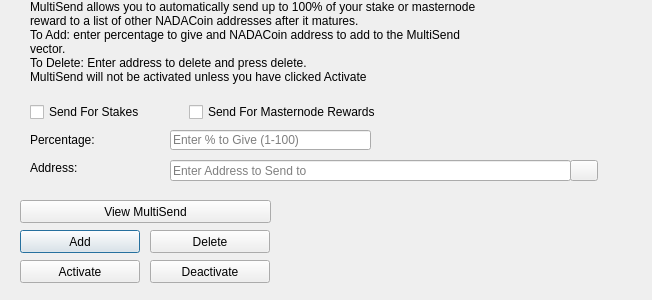
<?xml version="1.0" encoding="UTF-8"?>
<ui version="4.0">
 <class>MultiSendDialog</class>
 <widget class="QDialog" name="MultiSendDialog">
  <property name="windowModality">
   <enum>Qt::NonModal</enum>
  </property>
  <property name="geometry">
   <rect>
    <x>0</x>
    <y>0</y>
    <width>652</width>
    <height>300</height>
   </rect>
  </property>
  <property name="windowTitle">
   <string>MultiSend</string>
  </property>
  <widget class="QLineEdit" name="multiSendPercentEdit">
   <property name="geometry">
    <rect>
     <x>170</x>
     <y>130</y>
     <width>201</width>
     <height>20</height>
    </rect>
   </property>
   <property name="toolTip">
    <string>Enter whole numbers 1 - 100</string>
   </property>
   <property name="placeholderText">
    <string>Enter % to Give (1-100)</string>
   </property>
  </widget>
  <widget class="QLineEdit" name="multiSendAddressEdit">
   <property name="geometry">
    <rect>
     <x>170</x>
     <y>160</y>
     <width>401</width>
     <height>21</height>
    </rect>
   </property>
   <property name="toolTip">
    <string/>
   </property>
   <property name="placeholderText">
    <string>Enter Address to Send to</string>
   </property>
  </widget>
  <widget class="QLabel" name="label_2">
   <property name="geometry">
    <rect>
     <x>30</x>
     <y>0</y>
     <width>451</width>
     <height>121</height>
    </rect>
   </property>
   <property name="lineWidth">
    <number>1</number>
   </property>
   <property name="text">
    <string>MultiSend allows you to automatically send up to 100% of your stake or masternode reward to a list of other NADACoin addresses after it matures.
To Add: enter percentage to give and NADACoin address to add to the MultiSend vector.
To Delete: Enter address to delete and press delete.
MultiSend will not be activated unless you have clicked Activate</string>
   </property>
   <property name="alignment">
    <set>Qt::AlignLeading|Qt::AlignLeft|Qt::AlignTop</set>
   </property>
   <property name="wordWrap">
    <bool>true</bool>
   </property>
  </widget>
  <widget class="QLabel" name="message">
   <property name="geometry">
    <rect>
     <x>290</x>
     <y>200</y>
     <width>351</width>
     <height>91</height>
    </rect>
   </property>
   <property name="text">
    <string/>
   </property>
  </widget>
  <widget class="QPushButton" name="addButton">
   <property name="geometry">
    <rect>
     <x>20</x>
     <y>230</y>
     <width>120</width>
     <height>23</height>
    </rect>
   </property>
   <property name="toolTip">
    <string/>
   </property>
   <property name="statusTip">
    <string>Add to MultiSend Vector</string>
   </property>
   <property name="text">
    <string>Add</string>
   </property>
  </widget>
  <widget class="QPushButton" name="disableButton">
   <property name="geometry">
    <rect>
     <x>150</x>
     <y>260</y>
     <width>120</width>
     <height>23</height>
    </rect>
   </property>
   <property name="statusTip">
    <string>Deactivate MultiSend</string>
   </property>
   <property name="text">
    <string>Deactivate</string>
   </property>
  </widget>
  <widget class="QPushButton" name="addressBookButton">
   <property name="geometry">
    <rect>
     <x>570</x>
     <y>160</y>
     <width>28</width>
     <height>21</height>
    </rect>
   </property>
   <property name="toolTip">
    <string>Choose an address from the address book</string>
   </property>
   <property name="text">
    <string/>
   </property>
   <property name="icon">
    <iconset resource="../NADACoin.qrc">
     <normaloff>:/icons/address-book</normaloff>:/icons/address-book</iconset>
   </property>
   <property name="shortcut">
    <string>Alt+A</string>
   </property>
   <property name="autoDefault">
    <bool>false</bool>
   </property>
  </widget>
  <widget class="QLabel" name="label">
   <property name="geometry">
    <rect>
     <x>30</x>
     <y>130</y>
     <width>121</width>
     <height>20</height>
    </rect>
   </property>
   <property name="toolTip">
    <string>Percentage of stake to send</string>
   </property>
   <property name="text">
    <string>Percentage:</string>
   </property>
  </widget>
  <widget class="QLabel" name="label_5">
   <property name="geometry">
    <rect>
     <x>30</x>
     <y>160</y>
     <width>111</width>
     <height>16</height>
    </rect>
   </property>
   <property name="toolTip">
    <string>Address to send portion of stake to</string>
   </property>
   <property name="text">
    <string>Address:</string>
   </property>
  </widget>
  <widget class="QPushButton" name="deleteButton">
   <property name="geometry">
    <rect>
     <x>150</x>
     <y>230</y>
     <width>120</width>
     <height>23</height>
    </rect>
   </property>
   <property name="toolTip">
    <string/>
   </property>
   <property name="statusTip">
    <string>Delete Address From MultiSend Vector</string>
   </property>
   <property name="text">
    <string>Delete</string>
   </property>
  </widget>
  <widget class="QPushButton" name="activateButton">
   <property name="geometry">
    <rect>
     <x>20</x>
     <y>260</y>
     <width>120</width>
     <height>23</height>
    </rect>
   </property>
   <property name="statusTip">
    <string>Activate MultiSend</string>
   </property>
   <property name="text">
    <string>Activate</string>
   </property>
  </widget>
  <widget class="QPushButton" name="viewButton">
   <property name="geometry">
    <rect>
     <x>20</x>
     <y>200</y>
     <width>251</width>
     <height>23</height>
    </rect>
   </property>
   <property name="toolTip">
    <string/>
   </property>
   <property name="statusTip">
    <string>View MultiSend Vector</string>
   </property>
   <property name="text">
    <string>View MultiSend</string>
   </property>
  </widget>
  <widget class="QWidget" name="horizontalLayoutWidget">
   <property name="geometry">
    <rect>
     <x>30</x>
     <y>100</y>
     <width>351</width>
     <height>24</height>
    </rect>
   </property>
   <layout class="QHBoxLayout" name="horizontalLayout">
    <item>
     <widget class="QCheckBox" name="multiSendStakeCheckBox">
      <property name="text">
       <string>Send For Stakes</string>
      </property>
     </widget>
    </item>
    <item>
     <widget class="QCheckBox" name="multiSendMasternodeCheckBox">
      <property name="text">
       <string>Send For Masternode Rewards</string>
      </property>
     </widget>
    </item>
   </layout>
  </widget>
 </widget>
 <resources>
  <include location="../NADACoin.qrc"/>
 </resources>
 <connections/>
</ui>
